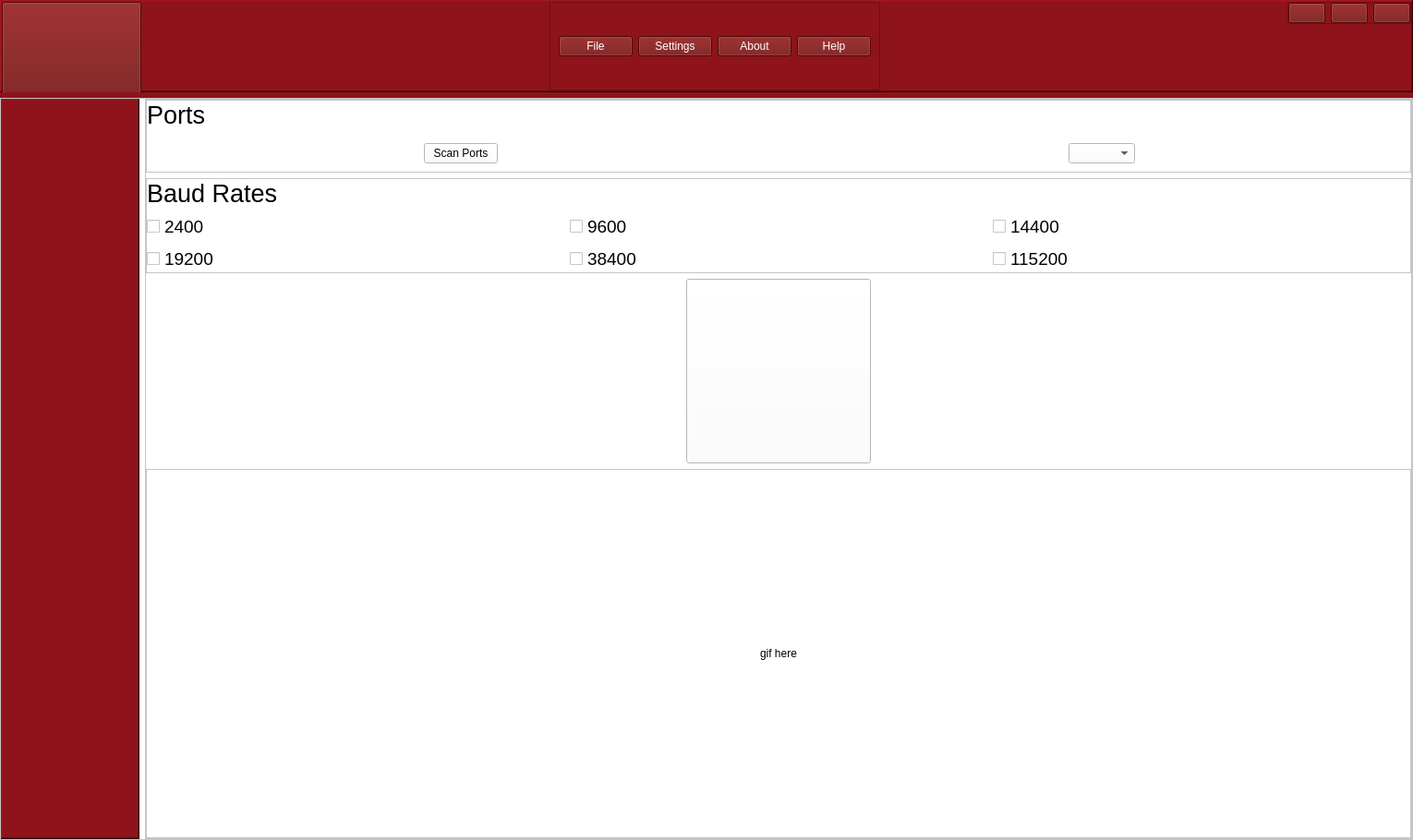
<?xml version="1.0" encoding="UTF-8"?>
<ui version="4.0">
 <class>MainWindow</class>
 <widget class="QMainWindow" name="MainWindow">
  <property name="geometry">
   <rect>
    <x>0</x>
    <y>0</y>
    <width>1530</width>
    <height>898</height>
   </rect>
  </property>
  <property name="windowTitle">
   <string>SMD</string>
  </property>
  <property name="styleSheet">
   <string notr="true">color: rgb(0, 0, 0);
background-color: rgb(0, 0, 0);
</string>
  </property>
  <widget class="QWidget" name="centralwidget">
   <property name="focusPolicy">
    <enum>Qt::NoFocus</enum>
   </property>
   <property name="styleSheet">
    <string notr="true">/*background-color: #FFF;*/
background-color: rgb(142, 19, 26);</string>
   </property>
   <layout class="QVBoxLayout" name="verticalLayout">
    <property name="sizeConstraint">
     <enum>QLayout::SetDefaultConstraint</enum>
    </property>
    <property name="leftMargin">
     <number>0</number>
    </property>
    <property name="topMargin">
     <number>0</number>
    </property>
    <property name="rightMargin">
     <number>0</number>
    </property>
    <property name="bottomMargin">
     <number>0</number>
    </property>
    <item>
     <widget class="QFrame" name="upper_frame">
      <property name="maximumSize">
       <size>
        <width>16777215</width>
        <height>100</height>
       </size>
      </property>
      <property name="cursor">
       <cursorShape>PointingHandCursor</cursorShape>
      </property>
      <property name="styleSheet">
       <string notr="true">background-color: rgb(142, 19, 26);
</string>
      </property>
      <property name="frameShape">
       <enum>QFrame::WinPanel</enum>
      </property>
      <property name="frameShadow">
       <enum>QFrame::Raised</enum>
      </property>
      <layout class="QHBoxLayout" name="horizontalLayout_10">
       <property name="leftMargin">
        <number>0</number>
       </property>
       <property name="topMargin">
        <number>0</number>
       </property>
       <property name="rightMargin">
        <number>0</number>
       </property>
       <property name="bottomMargin">
        <number>0</number>
       </property>
       <item>
        <widget class="QFrame" name="left_toggle_frame">
         <property name="minimumSize">
          <size>
           <width>151</width>
           <height>100</height>
          </size>
         </property>
         <property name="maximumSize">
          <size>
           <width>100</width>
           <height>16777215</height>
          </size>
         </property>
         <property name="frameShape">
          <enum>QFrame::NoFrame</enum>
         </property>
         <property name="frameShadow">
          <enum>QFrame::Raised</enum>
         </property>
         <layout class="QHBoxLayout" name="horizontalLayout_11">
          <property name="leftMargin">
           <number>0</number>
          </property>
          <property name="topMargin">
           <number>0</number>
          </property>
          <property name="rightMargin">
           <number>0</number>
          </property>
          <property name="bottomMargin">
           <number>0</number>
          </property>
          <item>
           <widget class="QPushButton" name="open_tree_Button">
            <property name="minimumSize">
             <size>
              <width>0</width>
              <height>100</height>
             </size>
            </property>
            <property name="maximumSize">
             <size>
              <width>16777215</width>
              <height>16777215</height>
             </size>
            </property>
            <property name="cursor">
             <cursorShape>PointingHandCursor</cursorShape>
            </property>
            <property name="styleSheet">
             <string notr="true">background-color: rgb(111, 11, 11);</string>
            </property>
            <property name="text">
             <string/>
            </property>
            <property name="icon">
             <iconset resource="icons/icons.qrc">
              <normaloff>:/icons/cil-menu.png</normaloff>:/icons/cil-menu.png</iconset>
            </property>
            <property name="iconSize">
             <size>
              <width>24</width>
              <height>24</height>
             </size>
            </property>
           </widget>
          </item>
         </layout>
        </widget>
       </item>
       <item>
        <widget class="QLabel" name="acrome_logo">
         <property name="maximumSize">
          <size>
           <width>350</width>
           <height>16777215</height>
          </size>
         </property>
         <property name="text">
          <string/>
         </property>
         <property name="pixmap">
          <pixmap resource="images/images.qrc">:/images/acromelogo_yazılı.png</pixmap>
         </property>
         <property name="scaledContents">
          <bool>true</bool>
         </property>
        </widget>
       </item>
       <item>
        <spacer name="horizontalSpacer">
         <property name="orientation">
          <enum>Qt::Horizontal</enum>
         </property>
         <property name="sizeType">
          <enum>QSizePolicy::Expanding</enum>
         </property>
         <property name="sizeHint" stdset="0">
          <size>
           <width>40</width>
           <height>20</height>
          </size>
         </property>
        </spacer>
       </item>
       <item>
        <widget class="QFrame" name="middle_buttons_frame">
         <property name="styleSheet">
          <string notr="true">color: white;</string>
         </property>
         <property name="frameShape">
          <enum>QFrame::StyledPanel</enum>
         </property>
         <property name="frameShadow">
          <enum>QFrame::Raised</enum>
         </property>
         <layout class="QHBoxLayout" name="horizontalLayout_2">
          <item>
           <widget class="QPushButton" name="fileButton">
            <property name="cursor">
             <cursorShape>PointingHandCursor</cursorShape>
            </property>
            <property name="styleSheet">
             <string notr="true">background-color: rgb(111, 11, 11);</string>
            </property>
            <property name="text">
             <string>File</string>
            </property>
            <property name="icon">
             <iconset resource="icons/icons.qrc">
              <normaloff>:/icons/cil-file.png</normaloff>:/icons/cil-file.png</iconset>
            </property>
            <property name="iconSize">
             <size>
              <width>50</width>
              <height>50</height>
             </size>
            </property>
           </widget>
          </item>
          <item>
           <widget class="QPushButton" name="settingsButton">
            <property name="styleSheet">
             <string notr="true">background-color: rgb(111, 11, 11);</string>
            </property>
            <property name="text">
             <string>Settings</string>
            </property>
            <property name="icon">
             <iconset resource="icons/icons.qrc">
              <normaloff>:/icons/cil-settings.png</normaloff>:/icons/cil-settings.png</iconset>
            </property>
            <property name="iconSize">
             <size>
              <width>50</width>
              <height>50</height>
             </size>
            </property>
           </widget>
          </item>
          <item>
           <widget class="QPushButton" name="aboutButton">
            <property name="cursor">
             <cursorShape>PointingHandCursor</cursorShape>
            </property>
            <property name="styleSheet">
             <string notr="true">background-color: rgb(111, 11, 11);</string>
            </property>
            <property name="text">
             <string>About</string>
            </property>
            <property name="icon">
             <iconset resource="icons/icons.qrc">
              <normaloff>:/icons/cil-lightbulb.png</normaloff>:/icons/cil-lightbulb.png</iconset>
            </property>
            <property name="iconSize">
             <size>
              <width>50</width>
              <height>50</height>
             </size>
            </property>
           </widget>
          </item>
          <item>
           <widget class="QPushButton" name="helpButton">
            <property name="cursor">
             <cursorShape>PointingHandCursor</cursorShape>
            </property>
            <property name="styleSheet">
             <string notr="true">background-color: rgb(111, 11, 11);</string>
            </property>
            <property name="text">
             <string>Help</string>
            </property>
            <property name="icon">
             <iconset resource="icons/icons.qrc">
              <normaloff>:/icons/cil-headphones.png</normaloff>:/icons/cil-headphones.png</iconset>
            </property>
            <property name="iconSize">
             <size>
              <width>50</width>
              <height>50</height>
             </size>
            </property>
           </widget>
          </item>
         </layout>
        </widget>
       </item>
       <item>
        <spacer name="horizontalSpacer_2">
         <property name="orientation">
          <enum>Qt::Horizontal</enum>
         </property>
         <property name="sizeType">
          <enum>QSizePolicy::Expanding</enum>
         </property>
         <property name="sizeHint" stdset="0">
          <size>
           <width>40</width>
           <height>20</height>
          </size>
         </property>
        </spacer>
       </item>
       <item>
        <widget class="QLabel" name="smd_logo">
         <property name="maximumSize">
          <size>
           <width>100</width>
           <height>16777215</height>
          </size>
         </property>
         <property name="text">
          <string/>
         </property>
         <property name="pixmap">
          <pixmap resource="images/images.qrc">:/images/smd.png</pixmap>
         </property>
         <property name="scaledContents">
          <bool>true</bool>
         </property>
        </widget>
       </item>
       <item alignment="Qt::AlignRight|Qt::AlignTop">
        <widget class="QFrame" name="top_right_btns_frame">
         <property name="maximumSize">
          <size>
           <width>200</width>
           <height>16777215</height>
          </size>
         </property>
         <property name="styleSheet">
          <string notr="true"/>
         </property>
         <property name="frameShape">
          <enum>QFrame::StyledPanel</enum>
         </property>
         <property name="frameShadow">
          <enum>QFrame::Raised</enum>
         </property>
         <layout class="QHBoxLayout" name="horizontalLayout_13">
          <property name="leftMargin">
           <number>0</number>
          </property>
          <property name="topMargin">
           <number>0</number>
          </property>
          <property name="rightMargin">
           <number>0</number>
          </property>
          <property name="bottomMargin">
           <number>0</number>
          </property>
          <item>
           <widget class="QPushButton" name="minimizeButton">
            <property name="cursor">
             <cursorShape>PointingHandCursor</cursorShape>
            </property>
            <property name="focusPolicy">
             <enum>Qt::StrongFocus</enum>
            </property>
            <property name="styleSheet">
             <string notr="true">background-color: rgb(111, 11, 11);</string>
            </property>
            <property name="text">
             <string/>
            </property>
            <property name="icon">
             <iconset resource="icons/icons.qrc">
              <normaloff>:/icons/cil-window-minimize.png</normaloff>:/icons/cil-window-minimize.png</iconset>
            </property>
            <property name="iconSize">
             <size>
              <width>24</width>
              <height>24</height>
             </size>
            </property>
           </widget>
          </item>
          <item>
           <widget class="QPushButton" name="restoreButton">
            <property name="cursor">
             <cursorShape>PointingHandCursor</cursorShape>
            </property>
            <property name="styleSheet">
             <string notr="true">background-color: rgb(111, 11, 11);</string>
            </property>
            <property name="text">
             <string/>
            </property>
            <property name="icon">
             <iconset resource="icons/icons.qrc">
              <normaloff>:/icons/cil-window-restore.png</normaloff>:/icons/cil-window-restore.png</iconset>
            </property>
            <property name="iconSize">
             <size>
              <width>24</width>
              <height>24</height>
             </size>
            </property>
           </widget>
          </item>
          <item>
           <widget class="QPushButton" name="closeButton">
            <property name="cursor">
             <cursorShape>PointingHandCursor</cursorShape>
            </property>
            <property name="styleSheet">
             <string notr="true">background-color: rgb(111, 11, 11);</string>
            </property>
            <property name="text">
             <string/>
            </property>
            <property name="icon">
             <iconset resource="icons/icons.qrc">
              <normaloff>:/icons/cil-x.png</normaloff>:/icons/cil-x.png</iconset>
            </property>
            <property name="iconSize">
             <size>
              <width>24</width>
              <height>24</height>
             </size>
            </property>
           </widget>
          </item>
         </layout>
        </widget>
       </item>
      </layout>
     </widget>
    </item>
    <item>
     <widget class="QFrame" name="main_frame">
      <property name="styleSheet">
       <string notr="true">background-color: #FFF;</string>
      </property>
      <property name="frameShape">
       <enum>QFrame::StyledPanel</enum>
      </property>
      <property name="frameShadow">
       <enum>QFrame::Raised</enum>
      </property>
      <layout class="QHBoxLayout" name="horizontalLayout">
       <property name="leftMargin">
        <number>0</number>
       </property>
       <property name="topMargin">
        <number>0</number>
       </property>
       <property name="rightMargin">
        <number>0</number>
       </property>
       <property name="bottomMargin">
        <number>0</number>
       </property>
       <item>
        <widget class="QFrame" name="menubar_frame">
         <property name="maximumSize">
          <size>
           <width>150</width>
           <height>16777215</height>
          </size>
         </property>
         <property name="styleSheet">
          <string notr="true">background-color: rgb(142, 19, 26);
</string>
         </property>
         <property name="frameShape">
          <enum>QFrame::WinPanel</enum>
         </property>
         <property name="frameShadow">
          <enum>QFrame::Raised</enum>
         </property>
        </widget>
       </item>
       <item>
        <widget class="QFrame" name="scan_frame">
         <property name="frameShape">
          <enum>QFrame::StyledPanel</enum>
         </property>
         <property name="frameShadow">
          <enum>QFrame::Raised</enum>
         </property>
         <layout class="QVBoxLayout" name="verticalLayout_2">
          <property name="leftMargin">
           <number>0</number>
          </property>
          <property name="topMargin">
           <number>0</number>
          </property>
          <property name="rightMargin">
           <number>0</number>
          </property>
          <property name="bottomMargin">
           <number>0</number>
          </property>
          <item>
           <widget class="QFrame" name="ports_frame">
            <property name="maximumSize">
             <size>
              <width>16777215</width>
              <height>16777215</height>
             </size>
            </property>
            <property name="frameShape">
             <enum>QFrame::StyledPanel</enum>
            </property>
            <property name="frameShadow">
             <enum>QFrame::Raised</enum>
            </property>
            <layout class="QGridLayout" name="gridLayout">
             <property name="leftMargin">
              <number>0</number>
             </property>
             <property name="topMargin">
              <number>0</number>
             </property>
             <property name="rightMargin">
              <number>0</number>
             </property>
             <property name="bottomMargin">
              <number>0</number>
             </property>
             <item row="1" column="0" alignment="Qt::AlignHCenter">
              <widget class="QFrame" name="port_Frame">
               <property name="frameShape">
                <enum>QFrame::NoFrame</enum>
               </property>
               <property name="frameShadow">
                <enum>QFrame::Raised</enum>
               </property>
               <layout class="QHBoxLayout" name="horizontalLayout_4">
                <item>
                 <widget class="QPushButton" name="scan_ports_button">
                  <property name="sizePolicy">
                   <sizepolicy hsizetype="Preferred" vsizetype="Preferred">
                    <horstretch>0</horstretch>
                    <verstretch>0</verstretch>
                   </sizepolicy>
                  </property>
                  <property name="cursor">
                   <cursorShape>PointingHandCursor</cursorShape>
                  </property>
                  <property name="text">
                   <string>Scan Ports</string>
                  </property>
                  <property name="icon">
                   <iconset resource="images/images.qrc">
                    <normaloff>:/images/scanning-device.png</normaloff>:/images/scanning-device.png</iconset>
                  </property>
                  <property name="iconSize">
                   <size>
                    <width>38</width>
                    <height>38</height>
                   </size>
                  </property>
                 </widget>
                </item>
               </layout>
              </widget>
             </item>
             <item row="0" column="0" alignment="Qt::AlignLeft|Qt::AlignVCenter">
              <widget class="QLabel" name="ports_label">
               <property name="font">
                <font>
                 <family>Ubuntu</family>
                 <pointsize>20</pointsize>
                </font>
               </property>
               <property name="text">
                <string>Ports</string>
               </property>
              </widget>
             </item>
             <item row="1" column="1" alignment="Qt::AlignHCenter">
              <widget class="QFrame" name="usb_frame">
               <property name="frameShape">
                <enum>QFrame::NoFrame</enum>
               </property>
               <property name="frameShadow">
                <enum>QFrame::Raised</enum>
               </property>
               <layout class="QHBoxLayout" name="horizontalLayout_5">
                <item>
                 <widget class="QLabel" name="usb_label">
                  <property name="minimumSize">
                   <size>
                    <width>0</width>
                    <height>0</height>
                   </size>
                  </property>
                  <property name="maximumSize">
                   <size>
                    <width>50</width>
                    <height>50</height>
                   </size>
                  </property>
                  <property name="text">
                   <string/>
                  </property>
                  <property name="pixmap">
                   <pixmap resource="images/images.qrc">:/images/usb.png</pixmap>
                  </property>
                  <property name="scaledContents">
                   <bool>true</bool>
                  </property>
                 </widget>
                </item>
                <item>
                 <widget class="QComboBox" name="ports_comboBox">
                  <property name="sizePolicy">
                   <sizepolicy hsizetype="Preferred" vsizetype="Preferred">
                    <horstretch>0</horstretch>
                    <verstretch>0</verstretch>
                   </sizepolicy>
                  </property>
                  <property name="cursor">
                   <cursorShape>PointingHandCursor</cursorShape>
                  </property>
                  <property name="currentText">
                   <string/>
                  </property>
                 </widget>
                </item>
               </layout>
              </widget>
             </item>
            </layout>
           </widget>
          </item>
          <item>
           <widget class="QFrame" name="baud_rate_Frame">
            <property name="maximumSize">
             <size>
              <width>16777215</width>
              <height>16777215</height>
             </size>
            </property>
            <property name="frameShape">
             <enum>QFrame::StyledPanel</enum>
            </property>
            <property name="frameShadow">
             <enum>QFrame::Raised</enum>
            </property>
            <layout class="QGridLayout" name="gridLayout_2">
             <property name="leftMargin">
              <number>0</number>
             </property>
             <property name="topMargin">
              <number>0</number>
             </property>
             <property name="rightMargin">
              <number>0</number>
             </property>
             <property name="bottomMargin">
              <number>0</number>
             </property>
             <item row="3" column="0">
              <widget class="QCheckBox" name="checkBox_4">
               <property name="font">
                <font>
                 <pointsize>14</pointsize>
                </font>
               </property>
               <property name="text">
                <string>19200</string>
               </property>
              </widget>
             </item>
             <item row="0" column="0" alignment="Qt::AlignLeft|Qt::AlignVCenter">
              <widget class="QLabel" name="Baud_Rate_label">
               <property name="font">
                <font>
                 <family>Ubuntu</family>
                 <pointsize>20</pointsize>
                 <italic>false</italic>
                </font>
               </property>
               <property name="text">
                <string>Baud Rates</string>
               </property>
              </widget>
             </item>
             <item row="1" column="1" rowspan="2">
              <widget class="QCheckBox" name="checkBox_2">
               <property name="font">
                <font>
                 <pointsize>14</pointsize>
                </font>
               </property>
               <property name="text">
                <string>9600</string>
               </property>
              </widget>
             </item>
             <item row="3" column="2">
              <widget class="QCheckBox" name="checkBox_6">
               <property name="minimumSize">
                <size>
                 <width>0</width>
                 <height>0</height>
                </size>
               </property>
               <property name="font">
                <font>
                 <pointsize>14</pointsize>
                </font>
               </property>
               <property name="text">
                <string>115200</string>
               </property>
              </widget>
             </item>
             <item row="1" column="2" rowspan="2">
              <widget class="QCheckBox" name="checkBox_3">
               <property name="font">
                <font>
                 <pointsize>14</pointsize>
                </font>
               </property>
               <property name="text">
                <string>14400</string>
               </property>
              </widget>
             </item>
             <item row="3" column="1">
              <widget class="QCheckBox" name="checkBox_5">
               <property name="font">
                <font>
                 <pointsize>14</pointsize>
                </font>
               </property>
               <property name="text">
                <string>38400</string>
               </property>
              </widget>
             </item>
             <item row="1" column="0" rowspan="2">
              <widget class="QCheckBox" name="checkBox">
               <property name="minimumSize">
                <size>
                 <width>0</width>
                 <height>0</height>
                </size>
               </property>
               <property name="font">
                <font>
                 <pointsize>14</pointsize>
                </font>
               </property>
               <property name="text">
                <string>2400</string>
               </property>
               <property name="iconSize">
                <size>
                 <width>16</width>
                 <height>16</height>
                </size>
               </property>
              </widget>
             </item>
            </layout>
           </widget>
          </item>
          <item alignment="Qt::AlignHCenter">
           <widget class="QPushButton" name="scan_button">
            <property name="minimumSize">
             <size>
              <width>200</width>
              <height>200</height>
             </size>
            </property>
            <property name="maximumSize">
             <size>
              <width>16777215</width>
              <height>16777215</height>
             </size>
            </property>
            <property name="cursor">
             <cursorShape>PointingHandCursor</cursorShape>
            </property>
            <property name="layoutDirection">
             <enum>Qt::LeftToRight</enum>
            </property>
            <property name="styleSheet">
             <string notr="true">QPushButton {
border-image: url(:/images/Scan.png)
 }
QPushButton:pressed {
border-image: url(:/images/ScanClicked.png)
}
        </string>
            </property>
            <property name="text">
             <string/>
            </property>
           </widget>
          </item>
          <item>
           <widget class="QFrame" name="gif_frame">
            <property name="minimumSize">
             <size>
              <width>0</width>
              <height>400</height>
             </size>
            </property>
            <property name="frameShape">
             <enum>QFrame::StyledPanel</enum>
            </property>
            <property name="frameShadow">
             <enum>QFrame::Raised</enum>
            </property>
            <layout class="QHBoxLayout" name="horizontalLayout_3">
             <property name="leftMargin">
              <number>0</number>
             </property>
             <property name="topMargin">
              <number>0</number>
             </property>
             <property name="rightMargin">
              <number>0</number>
             </property>
             <property name="bottomMargin">
              <number>0</number>
             </property>
             <item alignment="Qt::AlignHCenter|Qt::AlignVCenter">
              <widget class="QLabel" name="gif_label">
               <property name="text">
                <string>gif here</string>
               </property>
              </widget>
             </item>
            </layout>
           </widget>
          </item>
         </layout>
        </widget>
       </item>
      </layout>
     </widget>
    </item>
   </layout>
  </widget>
  <action name="actionSave">
   <property name="text">
    <string>Save</string>
   </property>
  </action>
  <action name="actionSave_As">
   <property name="text">
    <string>Save As...</string>
   </property>
  </action>
  <action name="actionPreferences">
   <property name="text">
    <string>Preferences</string>
   </property>
  </action>
  <action name="actionQuit">
   <property name="text">
    <string>Quit</string>
   </property>
  </action>
  <action name="actionProduct_Page">
   <property name="text">
    <string>Product Page</string>
   </property>
  </action>
  <action name="actionTroubleshooting">
   <property name="text">
    <string>Troubleshooting</string>
   </property>
  </action>
  <action name="actionVisit_acrome_net">
   <property name="text">
    <string>Visit acrome.net</string>
   </property>
  </action>
  <action name="actionPrivacy_Policy">
   <property name="text">
    <string>Privacy Policy</string>
   </property>
  </action>
  <action name="actionCheck_for_Updates">
   <property name="text">
    <string>Check for Updates</string>
   </property>
  </action>
  <action name="actionAbout_Acrome">
   <property name="text">
    <string>About Acrome</string>
   </property>
  </action>
 </widget>
 <resources>
  <include location="images/images.qrc"/>
  <include location="icons/icons.qrc"/>
  <include location="Masaüstü/Acrome/GUI/SMD New/images/images.qrc"/>
 </resources>
 <connections/>
</ui>
